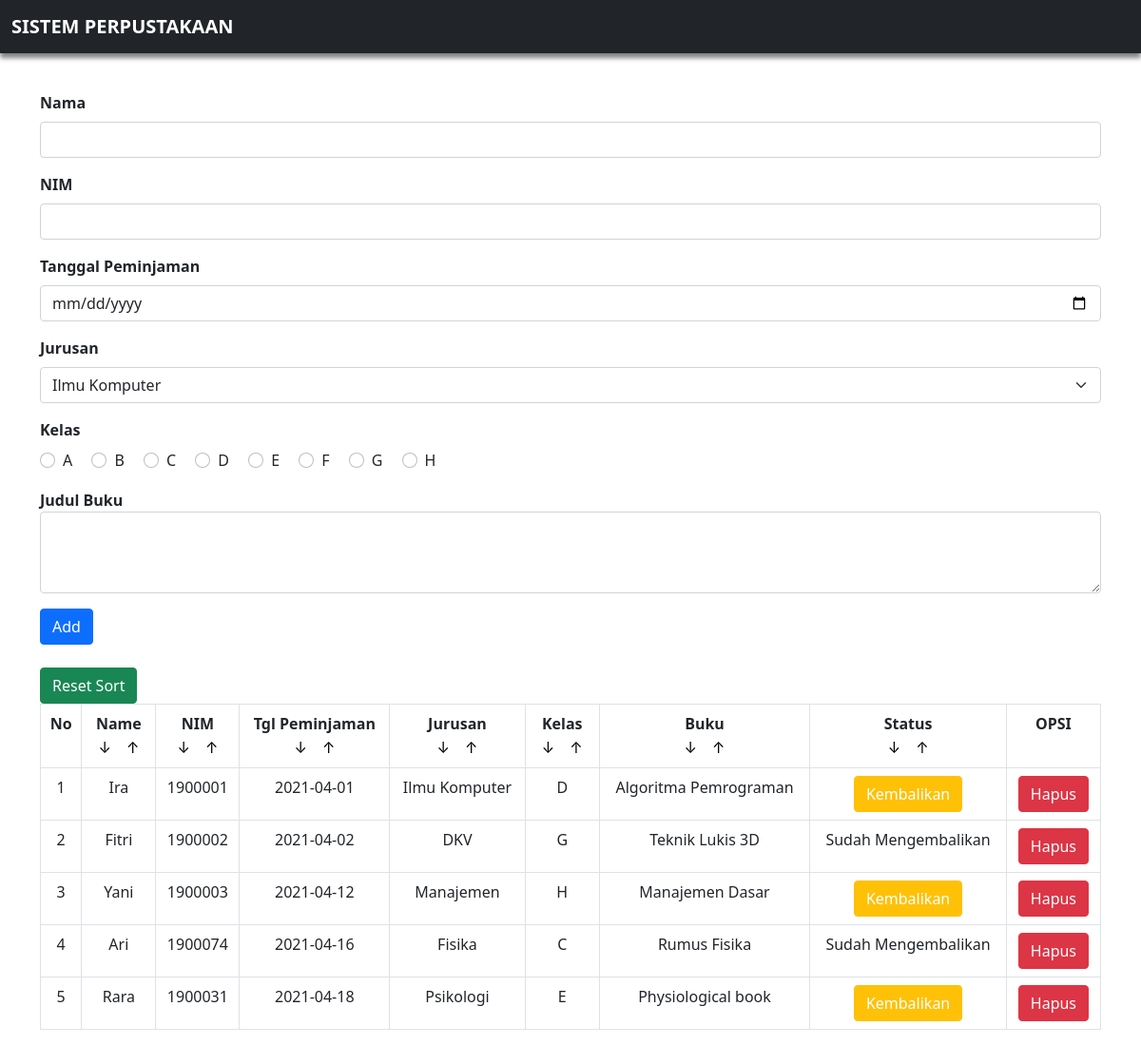
The page / on the database its author committed.
### tables this page shows
CREATE TABLE `tb_data` (
  `id` int(11) NOT NULL,
  `nama` varchar(50) NOT NULL,
  `nim` int(10) NOT NULL,
  `tgl_peminjaman` date NOT NULL,
  `jurusan` varchar(50) NOT NULL,
  `kelas` varchar(2) NOT NULL,
  `buku` varchar(255) NOT NULL,
  `stat` varchar(25) NOT NULL
);

### conf.php (called while the page is built)
<?php
$db_host = "localhost";
$db_user = "root";
$db_password = "";
$db_name = "db_TP4PBO2021";
?>

### includes/DB.class.php (called while the page is built, shortened)
<?php
class DB
{
	var $db_host = '';
	var $db_user = '';
	var $db_password = '';
	var $db_name = '';
	var $db_link = '';
	var $result = 0;
	function DB($db_host='', $db_user='', $db_password='', $db_name='')
    {
		$this->db_host = $db_host;
		$this->db_user = $db_user;
		$this->db_password = $db_password;
		$this->db_name = $db_name;
	}
	function open()
    {
		$this->db_link = mysqli_connect($this->db_host, $this->db_user, $this->db_password, $this->db_name);
	}
	function execute($query="")
    {
		$this->result = mysqli_query($this->db_link, $query);
		return $this->result;
	}
	function getResult()
    {
		return mysqli_fetch_array($this->result);
	}
}
?>

### includes/Task.class.php (called while the page is built, shortened)
<?php
class Task extends DB
{
	function getTask()
	{
		$query = "SELECT * FROM tb_data";
		return $this->execute($query);
	}
}
?>

### index.php (the view, shortened to what this page needs)
<?php
include("conf.php");
include("includes/Template.class.php");
include("includes/DB.class.php");
include("includes/Task.class.php");
$otask = new Task($db_host, $db_user, $db_password, $db_name);
$otask->open();
$data = null;
$no = 1;
if(isset($_POST['ascNama']))
{
	$otask->sortnama1();
}
else if(isset($_POST['descNama']))
{
	$otask->sortnama2();
}
else if(isset($_POST['ascNim']))
{
	$otask->sortnim1();
}
else if(isset($_POST['descNim']))
{
	$otask->sortnim2();
}
else if(isset($_POST['ascTgl']))
{
	$otask->sorttgl1();
}
else if(isset($_POST['descTgl']))
{
	$otask->sorttgl2();
}
else if(isset($_POST['ascJur']))
{
	$otask->sortjurusan1();
}
else if(isset($_POST['descJur']))
{
	$otask->sortjurusan2();
}
else if(isset($_POST['ascKel']))
{
	$otask->sortkelas1();
}
else if(isset($_POST['descKel']))
{
	$otask->sortkelas2();
}
else if(isset($_POST['ascBuku']))
{
	$otask->sortbuku1();
}
else if(isset($_POST['descBuku']))
{
	$otask->sortbuku2();
}
else if(isset($_POST['ascStat']))
{
	$otask->sortstatus1();
}
else if(isset($_POST['descStat']))
{
	$otask->sortstatus2();
}
else if(isset($_POST['reset']))
{
	$otask->sortreset();
}
else
{
	$otask->getTask();
}
while (list($id, $tnama, $tnim, $tpinjam, $tjurusan, $tkelas, $tbuku, $tstatus) = $otask->getResult()) {
	if($tstatus == "Belum Mengembalikan"){
		$data .= "<tr>
			<td>" . $no . "</td>
			<td>" . $tnama . "</td>
			<td>" . $tnim . "</td>
			<td>" . $tpinjam . "</td>
			<td>" . $tjurusan . "</td>
			<td>" . $tkelas . "</td>
			<td>" . $tbuku . "</td>
			<td> <a class='btn btn-warning' href='index.php?id_edit=" . $id . "' style='color: white;'>Kembalikan</a> </td>
			<td>
				<a class='btn btn-danger' href='index.php?id_hapus=" . $id . "' style='color: white;'>Hapus</a>
			</td>
			</tr>";
		$no++;
	}
	else
	{
		$data .= "<tr>
			<td>" . $no . "</td>
			<td>" . $tnama . "</td>
			<td>" . $tnim . "</td>
			<td>" . $tpinjam . "</td>
			<td>" . $tjurusan . "</td>
			<td>" . $tkelas . "</td>
			<td>" . $tbuku . "</td>
			<td>" . $tstatus . "</td>
			<td>
				<a class='btn btn-danger' href='index.php?id_hapus=" . $id . "' style='color: white;'>Hapus</a>
			</td>
			</tr>";
		$no++;
	}
}
?>

### includes/Template.class.php (shortened to what this page needs)
<?php
class Template{
	var $content = '';
	function Template($filename = ''){
		$this->content = implode('', @file($filename));
	}
	function clear(){
		$this->content = preg_replace("/DATA_[A-Z|_|0-9]+/", "", $this->content);
	}
	function write(){
		print $this->content;
	}
	function replace($old = '', $new = ''){
		if(is_int($new)){
			$value = sprintf("%d", $new);
		}elseif(is_float($new)){
			$value = sprintf("%f", $new);
		}elseif(is_array($new)){
			$value = '';
			foreach( $new as $item){
				$value .= $item. '';
			}
		}else{
			$value = $new;
		}
		$this->content = preg_replace("/$old/",  $value, $this->content);
	}
}
 ?>

### rows shown on the page
tb_data: nama "Ira", nim "1900001", tgl_peminjaman "2021-04-01", jurusan "Ilmu Komputer", kelas "D", buku "Algoritma Pemrograman"
tb_data: nama "Fitri", nim "1900002", tgl_peminjaman "2021-04-02", jurusan "DKV", kelas "G", buku "Teknik Lukis 3D", stat "Sudah Mengembalikan"
tb_data: nama "Yani", nim "1900003", tgl_peminjaman "2021-04-12", jurusan "Manajemen", kelas "H", buku "Manajemen Dasar"
tb_data: nama "Ari", nim "1900074", tgl_peminjaman "2021-04-16", jurusan "Fisika", kelas "C", buku "Rumus Fisika", stat "Sudah Mengembalikan"
tb_data: nama "Rara", nim "1900031", tgl_peminjaman "2021-04-18", jurusan "Psikologi", kelas "E", buku "Physiological book"
